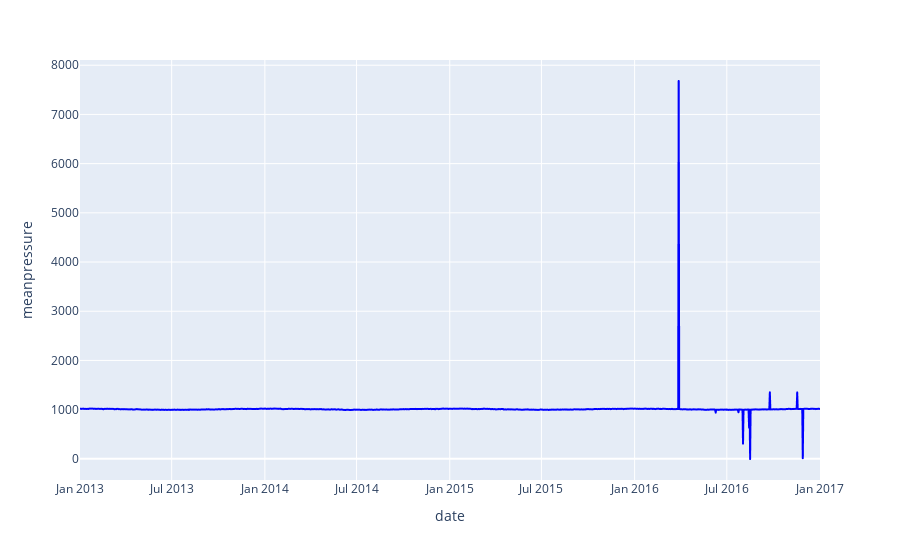

Write notebook code for a chart like this one.
### Code cell
#Make a line plot with plotly:
fig = px.line(df, x=df.index, y='meanpressure', color_discrete_sequence=['blue']) 
fig.show()

### Figure 1 — Plotly figure (JSON) as saved in the notebook; plotly's stock layout.template omitted (floating-point values rounded to 4 significant figures; data arrays with more than 128 entries replaced by an {"elided": "..."} marker saying what was removed)
{"data": [{"hovertemplate": "date=%{x}<br>meanpressure=%{y}<extra></extra>", "legendgroup": "", "line": {"color": "blue", "dash": "solid"}, "marker": {"symbol": "circle"}, "mode": "lines", "name": "", "showlegend": false, "type": "scattergl", "x": {"elided": "1462 str values"}, "xaxis": "x", "y": {"elided": "1462 float values"}, "yaxis": "y"}], "layout": {"legend": {"tracegroupgap": 0}, "margin": {"t": 60}, "xaxis": {"anchor": "y", "domain": [0, 1], "title": {"text": "date"}}, "yaxis": {"anchor": "x", "domain": [0, 1], "title": {"text": "meanpressure"}}}}
